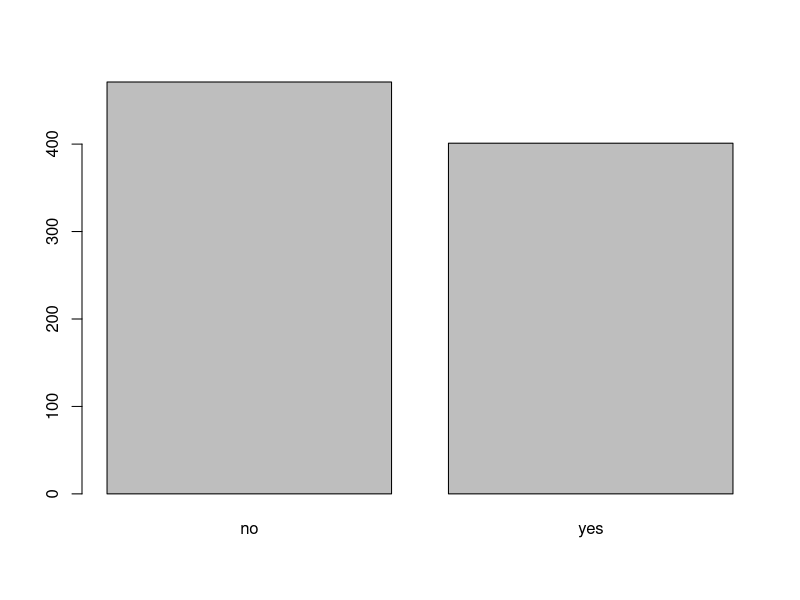
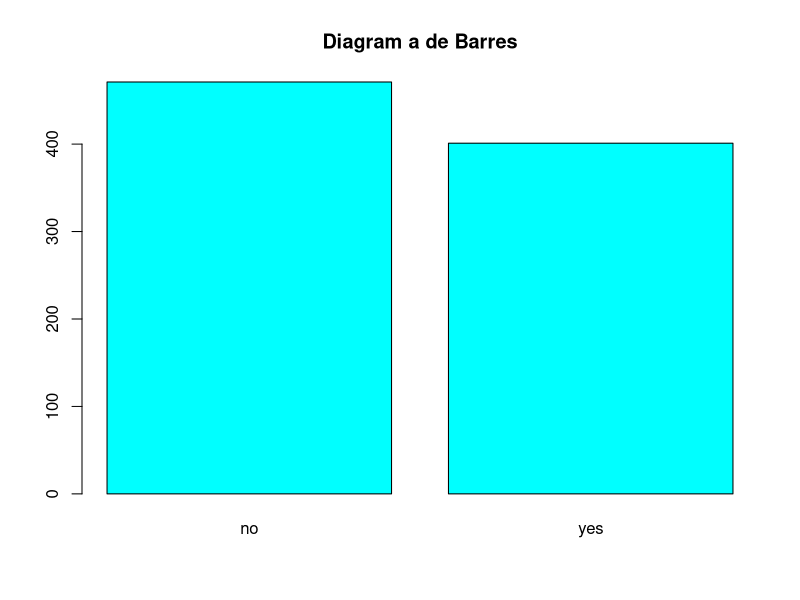
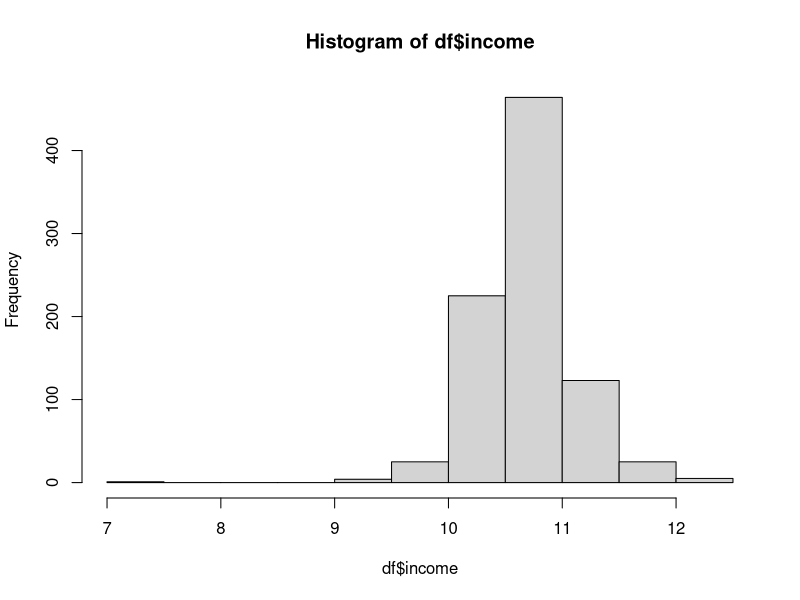
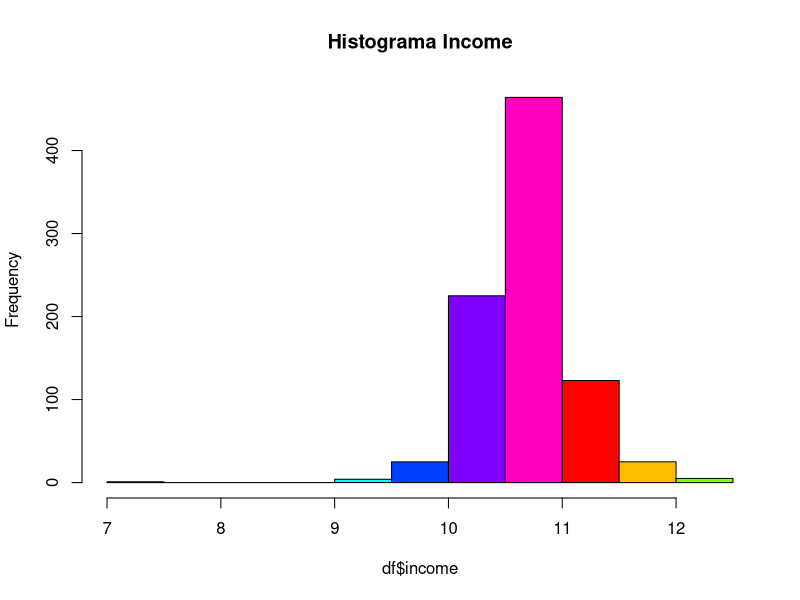
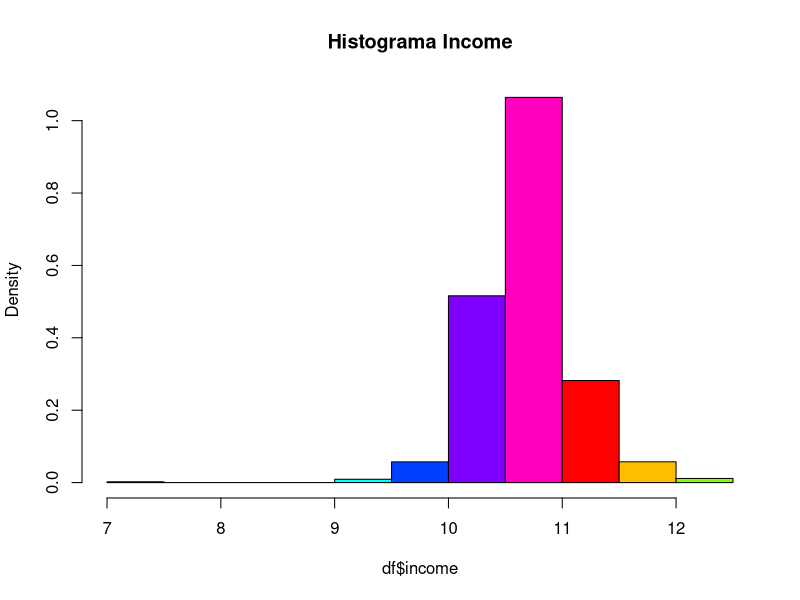
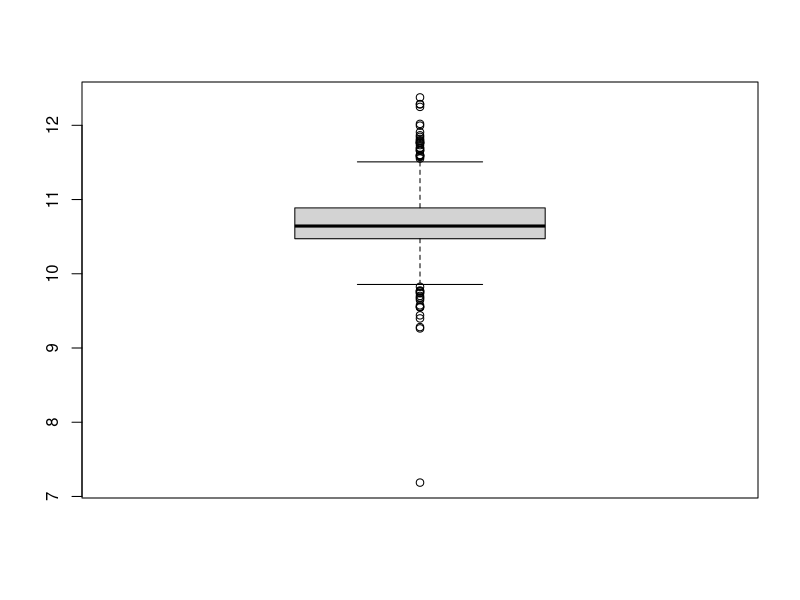

These figures' R source, in order:
## ---- chunk 1
setwd("D:/DOCENCIA/FIB-ADEI/EXEMPLES-TEO")
rm(list=ls())

library(AER)
library(car)
library(FactoMineR)
data("SwissLabor")
## ---- chunk 2
df<-SwissLabor
head(df)
summary(df)

# EDA - Univariant - Factor
barplot(table(df$participation))
barplot(table(df$participation),col="cyan",main="Diagram a de Barres")

# EDA - Univariant - Numèrica

hist(df$income)
hist(df$income,15,col=rainbow(8),main="Histograma Income")
hist(df$income,15,freq=F,col=rainbow(8),main="Histograma Income")
boxplot(df$income)
